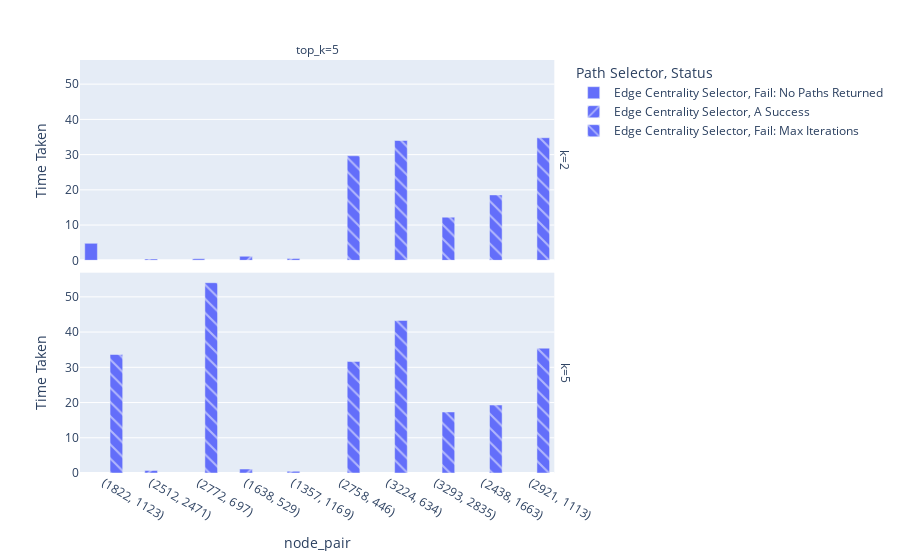

Notebook code for this chart:
### Code cell
px.bar(df, x="node_pair", y="Time Taken", barmode="group", color="Path Selector", facet_col="top_k", facet_row="k", pattern_shape="Status", hover_data=["Average Add Time", "Average Perturb Time", "Original Path Length", "Number of Paths", "Number of Edges"])

### Figure 1 — Plotly figure (JSON) as saved in the notebook; plotly's stock layout.template omitted (floating-point values rounded to 4 significant figures)
{"data": [{"alignmentgroup": "True", "customdata": [[0.072, 0.003395, 2, 109, 162]], "hovertemplate": "Path Selector=Edge Centrality Selector<br>Status=Fail: No Paths Returned<br>k=2<br>top_k=5<br>node_pair=%{x}<br>Time Taken=%{y}<br>Average Add Time=%{customdata[0]}<br>Average Perturb Time=%{customdata[1]}<br>Original Path Length=%{customdata[2]}<br>Number of Paths=%{customdata[3]}<br>Number of Edges=%{customdata[4]}<extra></extra>", "legendgroup": "Edge Centrality Selector, Fail: No Paths Returned", "marker": {"color": "#636efa", "pattern": {"shape": ""}}, "name": "Edge Centrality Selector, Fail: No Paths Returned", "offsetgroup": "Edge Centrality Selector, Fail: No Paths Returned", "orientation": "v", "showlegend": true, "textposition": "auto", "type": "bar", "x": ["(1822, 1123)"], "xaxis": "x2", "y": [4.812], "yaxis": "y2"}, {"alignmentgroup": "True", "customdata": [[0.002037, 0.0009828, 1, 6, 11], [0.02024, 0.000989, 4, 7, 21], [0.07901, 0.001246, 5, 25, 87], [0.006127, 0.0009785, 3, 11, 20]], "hovertemplate": "Path Selector=Edge Centrality Selector<br>Status=A Success<br>k=2<br>top_k=5<br>node_pair=%{x}<br>Time Taken=%{y}<br>Average Add Time=%{customdata[0]}<br>Average Perturb Time=%{customdata[1]}<br>Original Path Length=%{customdata[2]}<br>Number of Paths=%{customdata[3]}<br>Number of Edges=%{customdata[4]}<extra></extra>", "legendgroup": "Edge Centrality Selector, A Success", "marker": {"color": "#636efa", "pattern": {"shape": "/"}}, "name": "Edge Centrality Selector, A Success", "offsetgroup": "Edge Centrality Selector, A Success", "orientation": "v", "showlegend": true, "textposition": "auto", "type": "bar", "x": ["(2512, 2471)", "(2772, 697)", "(1638, 529)", "(1357, 1169)"], "xaxis": "x2", "y": [0.3709, 0.4305, 1.15, 0.4919], "yaxis": "y2"}, {"alignmentgroup": "True", "customdata": [[0.007897, 0.0009684, 1, 21, 29], [0.07506, 0.002026, 5, 25, 81], [0.006622, 0.001339, 3, 13, 24]], "hovertemplate": "Path Selector=Edge Centrality Selector<br>Status=A Success<br>k=5<br>top_k=5<br>node_pair=%{x}<br>Time Taken=%{y}<br>Average Add Time=%{customdata[0]}<br>Average Perturb Time=%{customdata[1]}<br>Original Path Length=%{customdata[2]}<br>Number of Paths=%{customdata[3]}<br>Number of Edges=%{customdata[4]}<extra></extra>", "legendgroup": "Edge Centrality Selector, A Success", "marker": {"color": "#636efa", "pattern": {"shape": "/"}}, "name": "Edge Centrality Selector, A Success", "offsetgroup": "Edge Centrality Selector, A Success", "orientation": "v", "showlegend": false, "textposition": "auto", "type": "bar", "x": ["(2512, 2471)", "(1638, 529)", "(1357, 1169)"], "xaxis": "x", "y": [0.7437, 1.126, 0.5001], "yaxis": "y"}, {"alignmentgroup": "True", "customdata": [[0.4582, 0.008337, 6, 249, 522], [0.5329, 0.008674, 6, 246, 544], [0.1148, 0.005873, 2, 250, 378], [0.2336, 0.006726, 3, 250, 521], [0.5594, 0.008015, 6, 246, 468]], "hovertemplate": "Path Selector=Edge Centrality Selector<br>Status=Fail: Max Iterations<br>k=2<br>top_k=5<br>node_pair=%{x}<br>Time Taken=%{y}<br>Average Add Time=%{customdata[0]}<br>Average Perturb Time=%{customdata[1]}<br>Original Path Length=%{customdata[2]}<br>Number of Paths=%{customdata[3]}<br>Number of Edges=%{customdata[4]}<extra></extra>", "legendgroup": "Edge Centrality Selector, Fail: Max Iterations", "marker": {"color": "#636efa", "pattern": {"shape": "\\"}}, "name": "Edge Centrality Selector, Fail: Max Iterations", "offsetgroup": "Edge Centrality Selector, Fail: Max Iterations", "orientation": "v", "showlegend": true, "textposition": "auto", "type": "bar", "x": ["(2758, 446)", "(3224, 634)", "(3293, 2835)", "(2438, 1663)", "(2921, 1113)"], "xaxis": "x2", "y": [29.66, 34.0, 12.24, 18.56, 34.79], "yaxis": "y2"}, {"alignmentgroup": "True", "customdata": [[0.5409, 0.008082, 2, 249, 515], [0.4936, 0.008848, 6, 250, 528], [0.7255, 0.008923, 6, 248, 546], [0.2117, 0.006586, 2, 246, 417], [0.943, 0.008342, 4, 247, 467], [0.2472, 0.008384, 3, 250, 525], [0.5772, 0.0081, 6, 245, 467]], "hovertemplate": "Path Selector=Edge Centrality Selector<br>Status=Fail: Max Iterations<br>k=5<br>top_k=5<br>node_pair=%{x}<br>Time Taken=%{y}<br>Average Add Time=%{customdata[0]}<br>Average Perturb Time=%{customdata[1]}<br>Original Path Length=%{customdata[2]}<br>Number of Paths=%{customdata[3]}<br>Number of Edges=%{customdata[4]}<extra></extra>", "legendgroup": "Edge Centrality Selector, Fail: Max Iterations", "marker": {"color": "#636efa", "pattern": {"shape": "\\"}}, "name": "Edge Centrality Selector, Fail: Max Iterations", "offsetgroup": "Edge Centrality Selector, Fail: Max Iterations", "orientation": "v", "showlegend": false, "textposition": "auto", "type": "bar", "x": ["(1822, 1123)", "(2758, 446)", "(3224, 634)", "(3293, 2835)", "(2772, 697)", "(2438, 1663)", "(2921, 1113)"], "xaxis": "x", "y": [33.64, 31.63, 43.29, 17.32, 54.01, 19.29, 35.43], "yaxis": "y"}], "layout": {"annotations": [{"font": {}, "showarrow": false, "text": "top_k=5", "x": 0.49, "xanchor": "center", "xref": "paper", "y": 1, "yanchor": "bottom", "yref": "paper"}, {"font": {}, "showarrow": false, "text": "k=5", "textangle": 90, "x": 0.98, "xanchor": "left", "xref": "paper", "y": 0.2425, "yanchor": "middle", "yref": "paper"}, {"font": {}, "showarrow": false, "text": "k=2", "textangle": 90, "x": 0.98, "xanchor": "left", "xref": "paper", "y": 0.7575, "yanchor": "middle", "yref": "paper"}], "barmode": "group", "legend": {"title": {"text": "Path Selector, Status"}, "tracegroupgap": 0}, "margin": {"t": 60}, "xaxis": {"anchor": "y", "domain": [0, 0.98], "title": {"text": "node_pair"}}, "xaxis2": {"anchor": "y2", "domain": [0, 0.98], "matches": "x", "showticklabels": false}, "yaxis": {"anchor": "x", "domain": [0, 0.485], "title": {"text": "Time Taken"}}, "yaxis2": {"anchor": "x2", "domain": [0.515, 1], "matches": "y", "title": {"text": "Time Taken"}}}}
